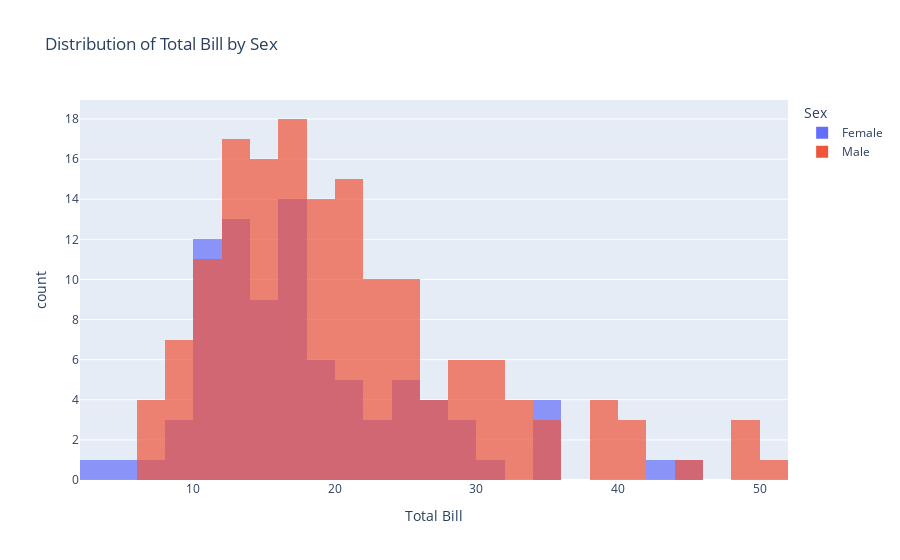

Here is the notebook cell this chart was saved with:
### Markdown cell above
## Plotly – Question 23
Create an interactive histogram of `total_bill` colored by sex.

### Code cell
fig = px.histogram(
    tips,
    x="total_bill",
    color="sex",
    nbins=30,
    barmode="overlay",
    opacity=0.7,
    title="Distribution of Total Bill by Sex",
    labels={"total_bill": "Total Bill", "sex": "Sex"}
)

fig.show()

### Figure 1 — Plotly figure (JSON) as saved in the notebook; plotly's stock layout.template omitted (floating-point values rounded to 4 significant figures; data arrays with more than 128 entries replaced by an {"elided": "..."} marker saying what was removed)
{"data": [{"bingroup": "x", "hovertemplate": "Sex=Female<br>Total Bill=%{x}<br>count=%{y}<extra></extra>", "legendgroup": "Female", "marker": {"color": "#636efa", "opacity": 0.7, "pattern": {"shape": ""}}, "name": "Female", "nbinsx": 30, "orientation": "v", "showlegend": true, "type": "histogram", "x": [16.99, 24.59, 35.26, 14.83, 10.33, 16.97, 20.29, 15.77, 19.65, 15.06, 20.69, 16.93, 10.29, 34.81, 26.41, 16.45, 3.07, 17.07, 26.86, 25.28, 14.73, 10.07, 34.83, 5.75, 16.32, 22.75, 11.35, 15.38, 44.3, 22.42, 20.92, 14.31, 7.25, 25.71, 17.31, 10.65, 12.43, 24.08, 13.42, 12.48, 29.8, 14.52, 11.38, 20.27, 11.17, 12.26, 18.26, 8.51, 10.33, 14.15, 13.16, 17.47, 27.05, 16.43, 8.35, 18.64, 11.87, 29.85, 25.0, 13.39, 16.21, 17.51, 10.59, 10.63, 9.6, 20.9, 18.15, 19.81, 43.11, 13.0, 12.74, 13.0, 16.4, 16.47, 12.76, 13.27, 28.17, 12.9, 30.14, 13.42, 15.98, 16.27, 10.09, 22.12, 35.83, 27.18, 18.78], "xaxis": "x", "yaxis": "y"}, {"bingroup": "x", "hovertemplate": "Sex=Male<br>Total Bill=%{x}<br>count=%{y}<extra></extra>", "legendgroup": "Male", "marker": {"color": "#EF553B", "opacity": 0.7, "pattern": {"shape": ""}}, "name": "Male", "nbinsx": 30, "orientation": "v", "showlegend": true, "type": "histogram", "x": {"elided": "157 float values"}, "xaxis": "x", "yaxis": "y"}], "layout": {"barmode": "overlay", "legend": {"title": {"text": "Sex"}, "tracegroupgap": 0}, "title": {"text": "Distribution of Total Bill by Sex"}, "xaxis": {"anchor": "y", "domain": [0, 1], "title": {"text": "Total Bill"}}, "yaxis": {"anchor": "x", "domain": [0, 1], "title": {"text": "count"}}}}
